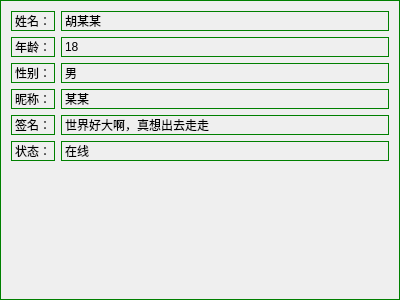
<?xml version="1.0" encoding="UTF-8"?>
<ui version="4.0">
 <class>InfoDisplay</class>
 <widget class="QWidget" name="InfoDisplay">
  <property name="geometry">
   <rect>
    <x>0</x>
    <y>0</y>
    <width>400</width>
    <height>300</height>
   </rect>
  </property>
  <property name="sizePolicy">
   <sizepolicy hsizetype="Expanding" vsizetype="Expanding">
    <horstretch>0</horstretch>
    <verstretch>0</verstretch>
   </sizepolicy>
  </property>
  <property name="windowTitle">
   <string>InfoDisplay</string>
  </property>
  <property name="styleSheet">
   <string notr="true">border:1px solid green;</string>
  </property>
  <layout class="QFormLayout" name="formLayout">
   <property name="sizeConstraint">
    <enum>QLayout::SetDefaultConstraint</enum>
   </property>
   <item row="0" column="1">
    <widget class="QLabel" name="label_2">
     <property name="text">
      <string>胡某某</string>
     </property>
    </widget>
   </item>
   <item row="1" column="0">
    <widget class="QLabel" name="label_3">
     <property name="text">
      <string>年龄：</string>
     </property>
    </widget>
   </item>
   <item row="1" column="1">
    <widget class="QLabel" name="label_4">
     <property name="text">
      <string>18</string>
     </property>
    </widget>
   </item>
   <item row="2" column="0">
    <widget class="QLabel" name="label_5">
     <property name="text">
      <string>性别：</string>
     </property>
    </widget>
   </item>
   <item row="2" column="1">
    <widget class="QLabel" name="label_6">
     <property name="text">
      <string>男</string>
     </property>
    </widget>
   </item>
   <item row="3" column="0">
    <widget class="QLabel" name="label_7">
     <property name="text">
      <string>昵称：</string>
     </property>
    </widget>
   </item>
   <item row="3" column="1">
    <widget class="QLabel" name="label_8">
     <property name="text">
      <string>某某</string>
     </property>
    </widget>
   </item>
   <item row="4" column="0">
    <widget class="QLabel" name="label_9">
     <property name="text">
      <string>签名：</string>
     </property>
    </widget>
   </item>
   <item row="4" column="1">
    <widget class="QLabel" name="label_10">
     <property name="text">
      <string>世界好大啊，真想出去走走</string>
     </property>
    </widget>
   </item>
   <item row="5" column="0">
    <widget class="QLabel" name="label_11">
     <property name="text">
      <string>状态：</string>
     </property>
    </widget>
   </item>
   <item row="0" column="0">
    <widget class="QLabel" name="label">
     <property name="text">
      <string>姓名：</string>
     </property>
    </widget>
   </item>
   <item row="5" column="1">
    <widget class="QLabel" name="label_12">
     <property name="text">
      <string>在线</string>
     </property>
    </widget>
   </item>
  </layout>
 </widget>
 <layoutdefault spacing="6" margin="11"/>
 <resources/>
 <connections/>
</ui>
